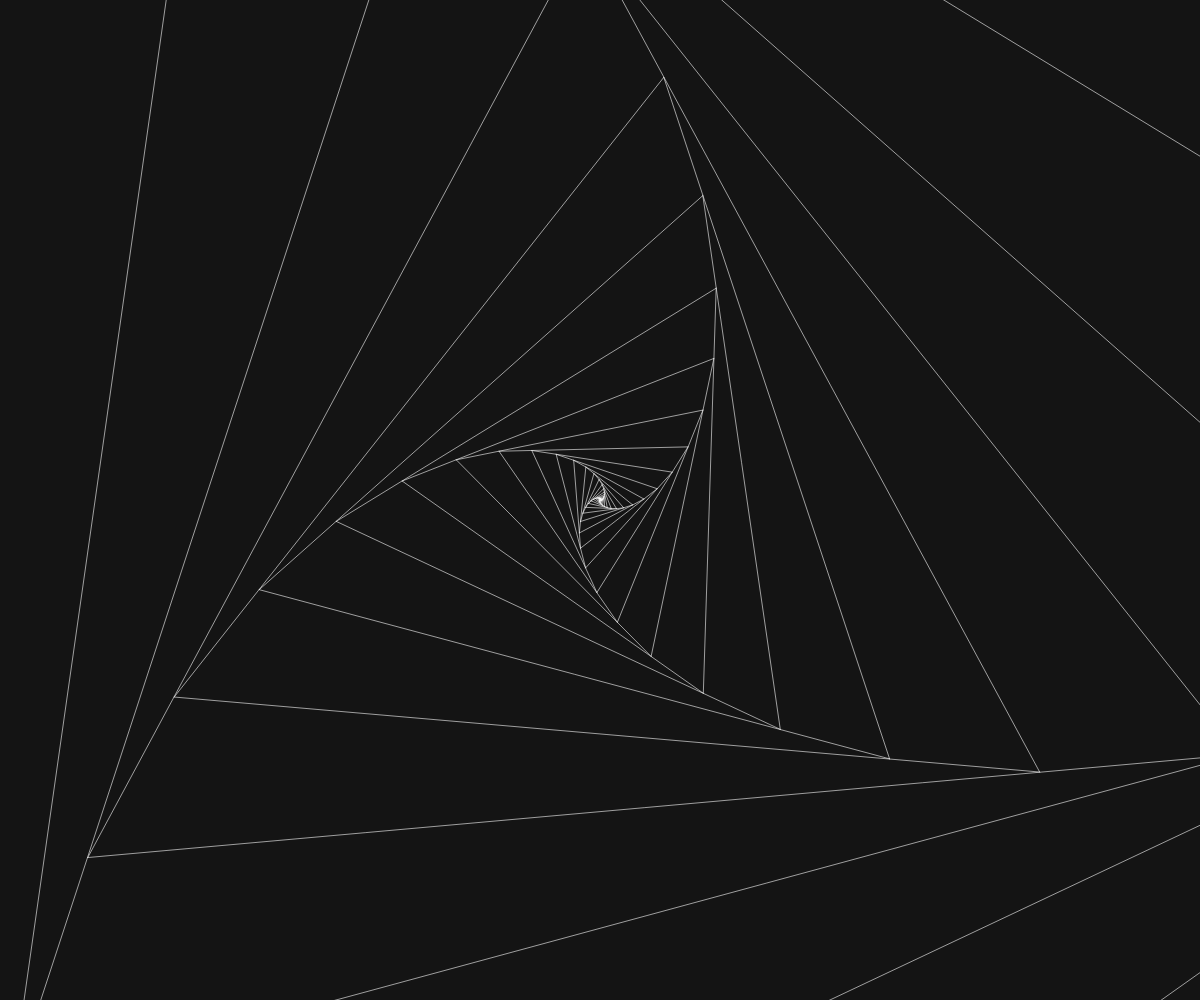
Frame 1 (no input)
Frame 2 (the mouse pressed at the canvas centre, redrawn once): identical to frame 1, image omitted

The p5.js sketch that drew this single still picture (run headless with seeded random() and noise() and a simulated clock; the mouse was pressed at the canvas centre and the sketch redrawn once):

// p5.js sketch
// ── sketch.js
let count = 0;
let o, a;
let length, angle;

function setup() {
  createCanvas(windowWidth, windowHeight);
  background(20);
  noLoop();

  o = createVector(0, 0);
  
  length = 1;
  angle = 0;
}

function draw() {
  stroke(255, 150);
  translate(windowWidth / 2, windowHeight / 2);
  
  while (count < 140) {
    nextVector();
    count++;
  }
}

function nextVector() {
  length += 0.1 * length;
  let a = createVector(1);
  a.setMag(length);
  a.rotate(angle);
  line(o.x, o.y, a.x, a.y);
  translate(a.x, a.y);
  angle -= 2.1530;
}
